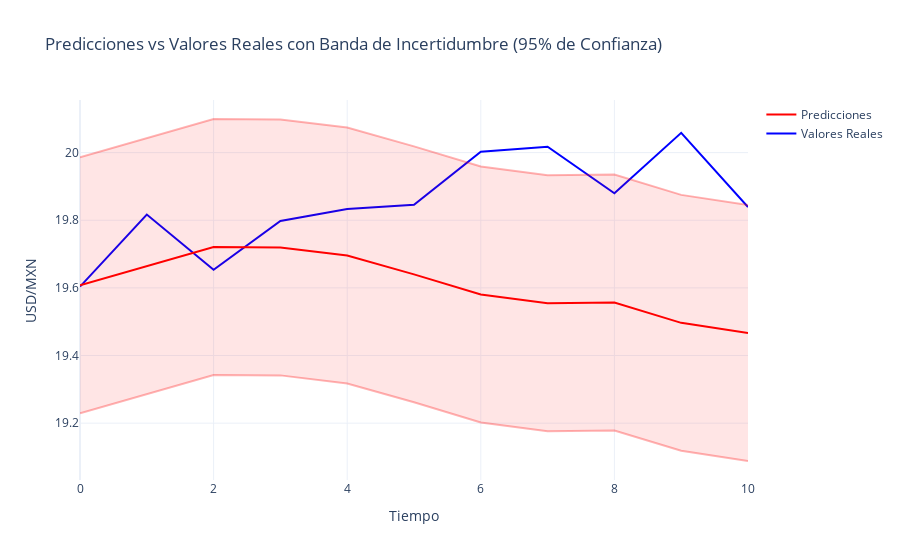

The cell this chart's notebook holds for it:
### Code cell
# Preparar datos para el modelo
print("\nPreparando datos para el modelo...")
try:
    # Restablecer índices para evitar problemas de concatenación
    technical_data.reset_index(drop=True, inplace=True)
    statistical_data.reset_index(drop=True, inplace=True)
    if sentiment_data is not None:
        sentiment_data.reset_index(drop=True, inplace=True)
    
    train_data, test_data = model_engineer.prepare_data(
        technical_data=technical_data,
        statistical_data=statistical_data,
        sentiment_data=sentiment_data
    )
    
    print("\nDimensiones de los datos:")
    print(f"Train: {train_data['X'].shape}")
    print(f"Test: {test_data['X'].shape}")
    
    # Construir modelo con mayor parametrización
    print("\nConstruyendo modelo LSTM...")
    model_engineer.build_model(input_shape=(train_data['X'].shape[1], train_data['X'].shape[2]))
    
    # Entrenar modelo con más iteraciones y ajuste de parámetros
    print("\nEntrenando modelo...")
    history = model_engineer.train_model(
        train_data,
        test_data,
        epochs=1250,  # Ajustar las épocas para un mejor balance entre ajuste y recursos
        batch_size=10  # Ajustar el tamaño del lote para un entrenamiento más eficiente
    )
    
    # Visualizar historia del entrenamiento
    model_engineer.plot_training_history(history)
    
    # Evaluar modelo
    print("\nEvaluando modelo...")
    metrics, predictions = model_engineer.evaluate_model(test_data)
    print("\nMétricas de evaluación:")
    for metric, value in metrics.items():
        print(f"{metric}: {value:.4f}")
    
    # Visualizar predicciones con área de incertidumbre
    actual_values = model_engineer.scalers['target'].inverse_transform(test_data['y'])
    
    fig = go.Figure()
    fig.add_trace(go.Scatter(
        x=np.arange(len(actual_values)),
        y=actual_values.flatten(),
        mode='lines',
        name='Valores Reales',
        line=dict(color='blue')
    ))
    
    fig.add_trace(go.Scatter(
        x=np.arange(len(predictions)),
        y=predictions.flatten(),
        mode='lines',
        name='Predicciones',
        line=dict(color='red')
    ))
    
    # Agregar banda de incertidumbre
    prediction_std = np.std(predictions.flatten() - actual_values.flatten())
    upper_bound = predictions.flatten() + (prediction_std * 1.96)  # Ajustar la incertidumbre al 95% de confianza
    lower_bound = predictions.flatten() - (prediction_std * 1.96)
    
    fig.add_trace(go.Scatter(
        x=np.arange(len(predictions)),
        y=upper_bound,
        mode='lines',
        name='Límite Superior',
        line=dict(color='rgba(255, 0, 0, 0.3)'),
        showlegend=False
    ))
    
    fig.add_trace(go.Scatter(
        x=np.arange(len(predictions)),
        y=lower_bound,
        mode='lines',
        name='Límite Inferior',
        line=dict(color='rgba(255, 0, 0, 0.3)'),
        fill='tonexty',
        fillcolor='rgba(255, 0, 0, 0.1)',
        showlegend=False
    ))
    
    fig.update_layout(
        title='Predicciones vs Valores Reales con Banda de Incertidumbre (95% de Confianza)',
        xaxis_title='Tiempo',
        yaxis_title='USD/MXN',
        template='plotly_white'
    )
    
    fig.show()
    
    # Guardar modelo y resultados
    output_dir = os.path.join(data_path, 'models')
    os.makedirs(output_dir, exist_ok=True)
    
    # Guardar métricas
    pd.DataFrame(metrics, index=[0]).to_csv(
        os.path.join(output_dir, f'model_metrics_{end_date_str}.csv')
    )
    
    # Guardar historia del entrenamiento
    history.to_csv(os.path.join(output_dir, f'training_history_{end_date_str}.csv'))
    
    print(f"\nResultados guardados en: {output_dir}")

except Exception as e:
    print(f"\nError en el proceso de modelado: {str(e)}")
    import traceback
    traceback.print_exc()

### Figure 1 — Plotly figure (JSON) as saved in the notebook; plotly's stock layout.template omitted (floating-point values rounded to 4 significant figures)
{"data": [{"line": {"color": "blue"}, "mode": "lines", "name": "Valores Reales", "type": "scatter", "x": [0, 1, 2, 3, 4, 5, 6, 7, 8, 9, 10], "y": [19.6, 19.82, 19.65, 19.8, 19.83, 19.85, 20.0, 20.02, 19.88, 20.06, 19.84]}, {"line": {"color": "red"}, "mode": "lines", "name": "Predicciones", "type": "scatter", "x": [0, 1, 2, 3, 4, 5, 6, 7, 8, 9, 10], "y": [19.61, 19.66, 19.72, 19.72, 19.7, 19.64, 19.58, 19.55, 19.56, 19.5, 19.47]}, {"line": {"color": "rgba(255, 0, 0, 0.3)"}, "mode": "lines", "name": "Límite Superior", "showlegend": false, "type": "scatter", "x": [0, 1, 2, 3, 4, 5, 6, 7, 8, 9, 10], "y": [19.99, 20.04, 20.1, 20.1, 20.07, 20.02, 19.96, 19.93, 19.94, 19.87, 19.84]}, {"fill": "tonexty", "fillcolor": "rgba(255, 0, 0, 0.1)", "line": {"color": "rgba(255, 0, 0, 0.3)"}, "mode": "lines", "name": "Límite Inferior", "showlegend": false, "type": "scatter", "x": [0, 1, 2, 3, 4, 5, 6, 7, 8, 9, 10], "y": [19.23, 19.29, 19.34, 19.34, 19.32, 19.26, 19.2, 19.18, 19.18, 19.12, 19.09]}], "layout": {"title": {"text": "Predicciones vs Valores Reales con Banda de Incertidumbre (95% de Confianza)"}, "xaxis": {"title": {"text": "Tiempo"}}, "yaxis": {"title": {"text": "USD/MXN"}}}}
